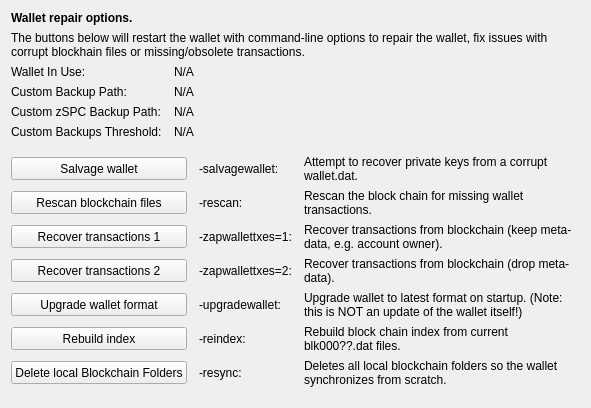
     <widget class="QWidget" name="tab_repair">
      <attribute name="title">
       <string>&amp;Wallet Repair</string>
      </attribute>
      <layout class="QGridLayout" name="gridLayout_4" columnstretch="0,0,0,0">
       <property name="horizontalSpacing">
        <number>12</number>
       </property>
       <item row="0" column="0" colspan="4">
        <widget class="QLabel" name="label_repair_header">
         <property name="font">
          <font>
           <weight>75</weight>
           <bold>true</bold>
          </font>
         </property>
         <property name="text">
          <string>Wallet repair options.</string>
         </property>
        </widget>
       </item>
       <item row="1" column="0" colspan="4">
        <widget class="QLabel" name="label_repair_helptext">
         <property name="font">
          <font>
           <weight>50</weight>
           <bold>false</bold>
          </font>
         </property>
         <property name="text">
          <string>The buttons below will restart the wallet with command-line options to repair the wallet, fix issues with corrupt blockhain files or missing/obsolete transactions.</string>
         </property>
         <property name="wordWrap">
          <bool>true</bool>
         </property>
        </widget>
       </item>
       <item row="2" column="0">
        <widget class="QLabel" name="wallet_path_label">
         <property name="text">
          <string>Wallet In Use:</string>
         </property>
        </widget>
       </item>
       <item row="2" column="1" colspan="3">
        <widget class="QLabel" name="wallet_path">
         <property name="cursor">
          <cursorShape>IBeamCursor</cursorShape>
         </property>
         <property name="text">
          <string>N/A</string>
         </property>
         <property name="textFormat">
          <enum>Qt::PlainText</enum>
         </property>
         <property name="textInteractionFlags">
          <set>Qt::LinksAccessibleByMouse|Qt::TextSelectableByKeyboard|Qt::TextSelectableByMouse</set>
         </property>
        </widget>
       </item>
       <item row="3" column="0">
        <widget class="QLabel" name="wallet_custombackuppath_label">
         <property name="visible">
          <bool>false</bool>
         </property>
         <property name="text">
          <string>Custom Backup Path:</string>
         </property>
        </widget>
       </item>
       <item row="3" column="1" colspan="3">
        <widget class="QLabel" name="wallet_custombackuppath">
         <property name="cursor">
          <cursorShape>IBeamCursor</cursorShape>
         </property>
         <property name="visible">
          <bool>false</bool>
         </property>
         <property name="text">
          <string>N/A</string>
         </property>
         <property name="textFormat">
          <enum>Qt::PlainText</enum>
         </property>
         <property name="textInteractionFlags">
          <set>Qt::LinksAccessibleByMouse|Qt::TextSelectableByKeyboard|Qt::TextSelectableByMouse</set>
         </property>
        </widget>
       </item>
       <item row="4" column="0">
        <widget class="QLabel" name="wallet_customzpivbackuppath_label">
         <property name="visible">
          <bool>false</bool>
         </property>
         <property name="text">
          <string>Custom zSPC Backup Path:</string>
         </property>
        </widget>
       </item>
       <item row="4" column="1" colspan="3">
        <widget class="QLabel" name="wallet_customzpivbackuppath">
         <property name="cursor">
          <cursorShape>IBeamCursor</cursorShape>
         </property>
         <property name="visible">
          <bool>false</bool>
         </property>
         <property name="text">
          <string>N/A</string>
         </property>
         <property name="textFormat">
          <enum>Qt::PlainText</enum>
         </property>
         <property name="textInteractionFlags">
          <set>Qt::LinksAccessibleByMouse|Qt::TextSelectableByKeyboard|Qt::TextSelectableByMouse</set>
         </property>
        </widget>
       </item>
       <item row="5" column="0">
        <widget class="QLabel" name="wallet_custombackupthreshold_label">
         <property name="visible">
          <bool>false</bool>
         </property>
         <property name="text">
          <string>Custom Backups Threshold:</string>
         </property>
        </widget>
       </item>
       <item row="5" column="1" colspan="3">
        <widget class="QLabel" name="wallet_custombackupthreshold">
         <property name="cursor">
          <cursorShape>IBeamCursor</cursorShape>
         </property>
         <property name="visible">
          <bool>false</bool>
         </property>
         <property name="text">
          <string>N/A</string>
         </property>
         <property name="textFormat">
          <enum>Qt::PlainText</enum>
         </property>
         <property name="textInteractionFlags">
          <set>Qt::LinksAccessibleByMouse|Qt::TextSelectableByKeyboard|Qt::TextSelectableByMouse</set>
         </property>
        </widget>
       </item>
       <item row="6" column="0">
        <spacer name="verticalSpacer_repair1">
         <property name="orientation">
          <enum>Qt::Vertical</enum>
         </property>
         <property name="sizeHint" stdset="0">
          <size>
           <width>10</width>
           <height>10</height>
          </size>
         </property>
        </spacer>
       </item>
       <item row="7" column="0" colspan="2">
        <widget class="QPushButton" name="btn_salvagewallet">
         <property name="minimumSize">
          <size>
           <width>100</width>
           <height>23</height>
          </size>
         </property>
         <property name="text">
          <string>Salvage wallet</string>
         </property>
        </widget>
       </item>
       <item row="7" column="2">
        <widget class="QLabel" name="label_repair_salvage_command">
         <property name="text">
          <string notr="true">-salvagewallet:</string>
         </property>
        </widget>
       </item>
       <item row="7" column="3">
        <widget class="QLabel" name="label_repair_salvage">
         <property name="text">
          <string>Attempt to recover private keys from a corrupt wallet.dat.</string>
         </property>
         <property name="wordWrap">
          <bool>true</bool>
         </property>
        </widget>
       </item>
       <item row="8" column="0" colspan="2">
        <widget class="QPushButton" name="btn_rescan">
         <property name="minimumSize">
          <size>
           <width>100</width>
           <height>23</height>
          </size>
         </property>
         <property name="text">
          <string>Rescan blockchain files</string>
         </property>
        </widget>
       </item>
       <item row="8" column="2">
        <widget class="QLabel" name="label_repair_rescan_command">
         <property name="text">
          <string notr="true">-rescan:</string>
         </property>
        </widget>
       </item>
       <item row="8" column="3">
        <widget class="QLabel" name="label_repair_rescan">
         <property name="text">
          <string>Rescan the block chain for missing wallet transactions.</string>
         </property>
         <property name="wordWrap">
          <bool>true</bool>
         </property>
        </widget>
       </item>
       <item row="9" column="0" colspan="2">
        <widget class="QPushButton" name="btn_zapwallettxes1">
         <property name="minimumSize">
          <size>
           <width>100</width>
           <height>23</height>
          </size>
         </property>
         <property name="text">
          <string>Recover transactions 1</string>
         </property>
        </widget>
       </item>
       <item row="9" column="2">
        <widget class="QLabel" name="label_repair_zap1_command">
         <property name="text">
          <string notr="true">-zapwallettxes=1:</string>
         </property>
        </widget>
       </item>
       <item row="9" column="3">
        <widget class="QLabel" name="label_repair_zap1">
         <property name="text">
          <string>Recover transactions from blockchain (keep meta-data, e.g. account owner).</string>
         </property>
         <property name="wordWrap">
          <bool>true</bool>
         </property>
        </widget>
       </item>
       <item row="10" column="0" colspan="2">
        <widget class="QPushButton" name="btn_zapwallettxes2">
         <property name="minimumSize">
          <size>
           <width>100</width>
           <height>23</height>
          </size>
         </property>
         <property name="text">
          <string>Recover transactions 2</string>
         </property>
        </widget>
       </item>
       <item row="10" column="2">
        <widget class="QLabel" name="label_repair_zap2_command">
         <property name="text">
          <string notr="true">-zapwallettxes=2:</string>
         </property>
        </widget>
       </item>
       <item row="10" column="3">
        <widget class="QLabel" name="label_repair_zap2">
         <property name="text">
          <string>Recover transactions from blockchain (drop meta-data).</string>
         </property>
         <property name="wordWrap">
          <bool>true</bool>
         </property>
        </widget>
       </item>
       <item row="11" column="0" colspan="2">
        <widget class="QPushButton" name="btn_upgradewallet">
         <property name="minimumSize">
          <size>
           <width>100</width>
           <height>23</height>
          </size>
         </property>
         <property name="text">
          <string>Upgrade wallet format</string>
         </property>
        </widget>
       </item>
       <item row="11" column="2">
        <widget class="QLabel" name="label_repair_upgrade_command">
         <property name="text">
          <string notr="true">-upgradewallet:</string>
         </property>
        </widget>
       </item>
       <item row="11" column="3">
        <widget class="QLabel" name="label_repair_upgrade">
         <property name="text">
          <string>Upgrade wallet to latest format on startup. (Note: this is NOT an update of the wallet itself!)</string>
         </property>
         <property name="wordWrap">
          <bool>true</bool>
         </property>
        </widget>
       </item>
       <item row="12" column="0" colspan="2">
        <widget class="QPushButton" name="btn_reindex">
         <property name="minimumSize">
          <size>
           <width>100</width>
           <height>23</height>
          </size>
         </property>
         <property name="text">
          <string>Rebuild index</string>
         </property>
        </widget>
       </item>
       <item row="12" column="2">
        <widget class="QLabel" name="label_repair_reindex_command">
         <property name="text">
          <string notr="true">-reindex:</string>
         </property>
        </widget>
       </item>
       <item row="12" column="3">
        <widget class="QLabel" name="label_repair_reindex">
         <property name="text">
          <string>Rebuild block chain index from current blk000??.dat files.</string>
         </property>
         <property name="wordWrap">
          <bool>true</bool>
         </property>
        </widget>
       </item>
       <item row="13" column="0" colspan="2">
        <widget class="QPushButton" name="btn_resync">
         <property name="minimumSize">
          <size>
           <width>100</width>
           <height>23</height>
          </size>
         </property>
         <property name="text">
          <string>Delete local Blockchain Folders</string>
         </property>
        </widget>
       </item>
       <item row="13" column="2">
        <widget class="QLabel" name="label_repair_resync_command">
         <property name="text">
          <string>-resync:</string>
         </property>
        </widget>
       </item>
       <item row="13" column="3">
        <widget class="QLabel" name="label_repair_resync">
         <property name="text">
          <string>Deletes all local blockchain folders so the wallet synchronizes from scratch.</string>
         </property>
         <property name="wordWrap">
          <bool>true</bool>
         </property>
        </widget>
       </item>
       <item row="14" column="0">
        <spacer name="verticalSpacer_repair2">
         <property name="orientation">
          <enum>Qt::Vertical</enum>
         </property>
         <property name="sizeHint" stdset="0">
          <size>
           <width>20</width>
           <height>10</height>
          </size>
         </property>
        </spacer>
       </item>
      </layout>
     </widget>
